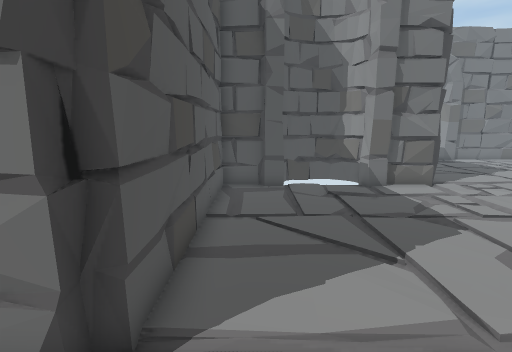
view 1 (above)

17 first-person views from a walk through a Unity game level. The camera is 1.3 m above the floor, tilts 10° down and sees 85° across. The floor is counted in squares, 0.5 m on a side. Each view is taken from the middle of a square. On the plan, view 1 faces up. The plan holds only what a view shows up to about 19 squares ahead; the rest is blank. The place goes on beyond the plan.

view 2
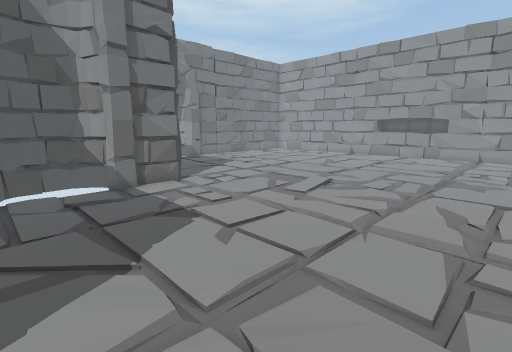

view 3
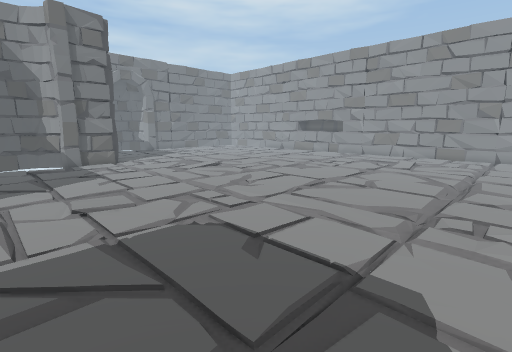

view 4
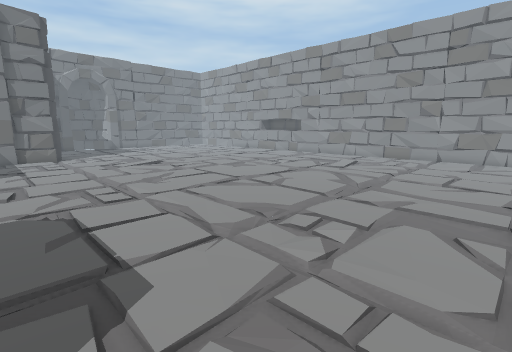

view 5
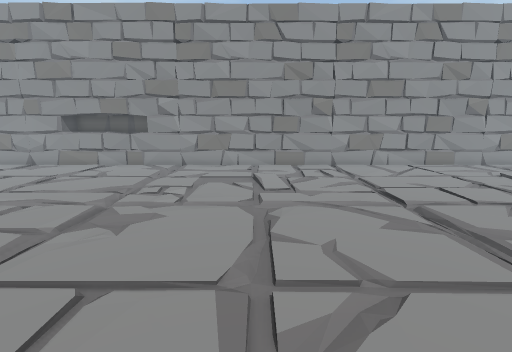

view 6
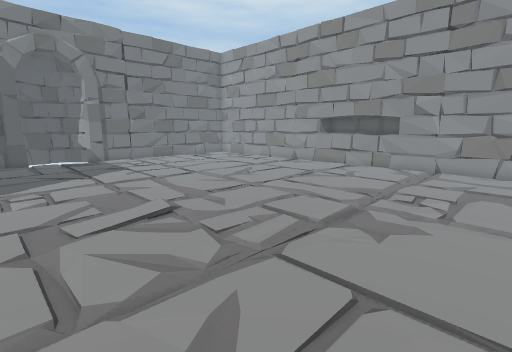

view 7
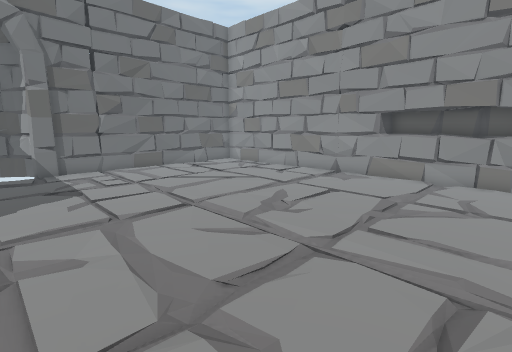

view 8
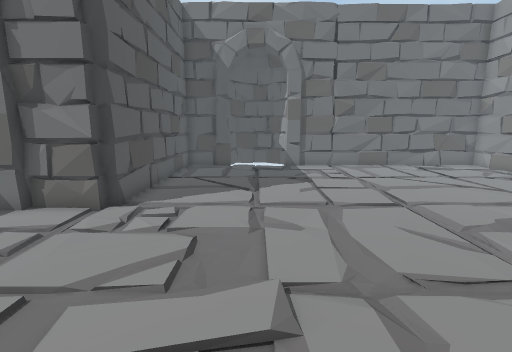

view 9
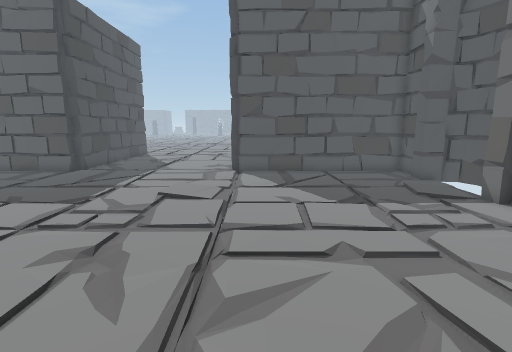

view 10
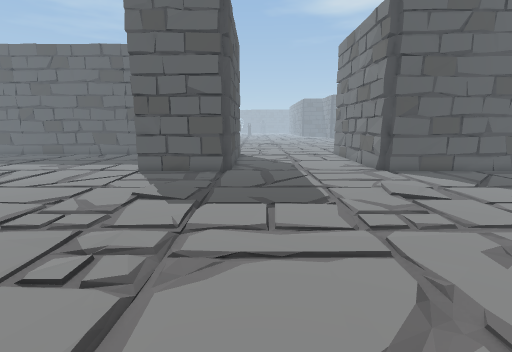

view 11
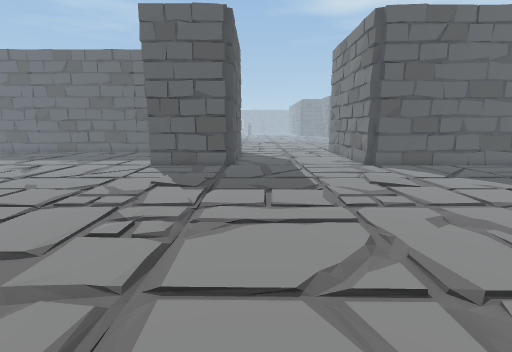

view 12
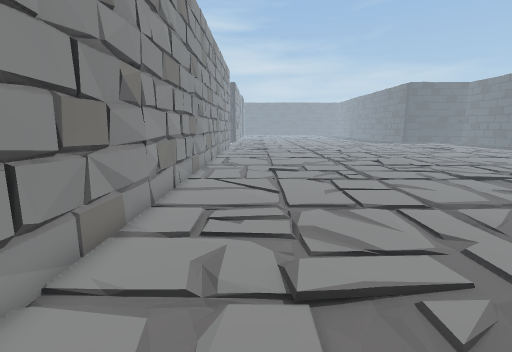

view 13
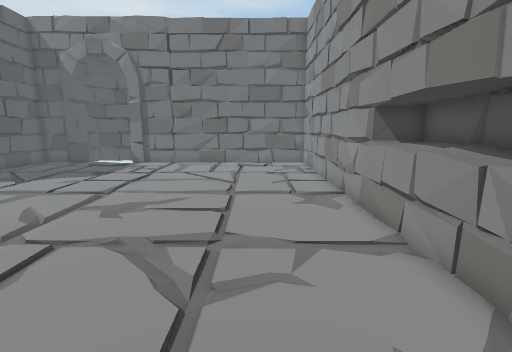

view 14
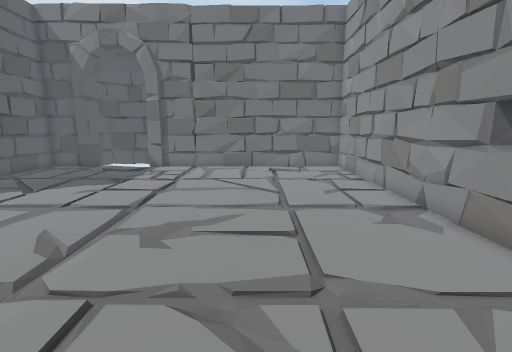

view 15
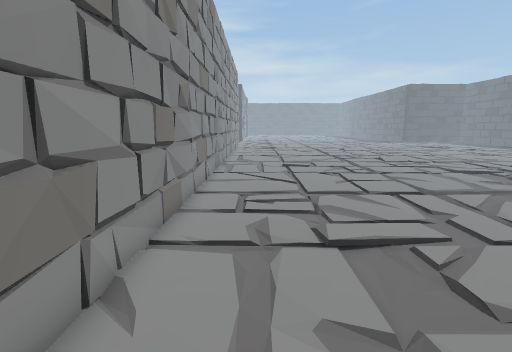

view 16
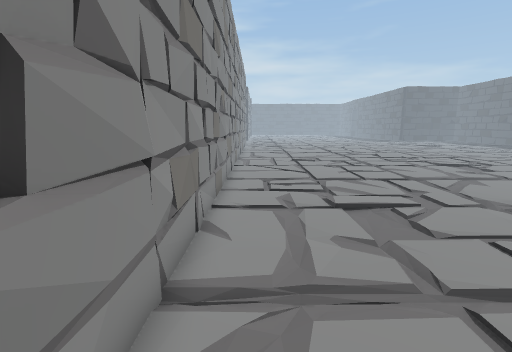

view 17
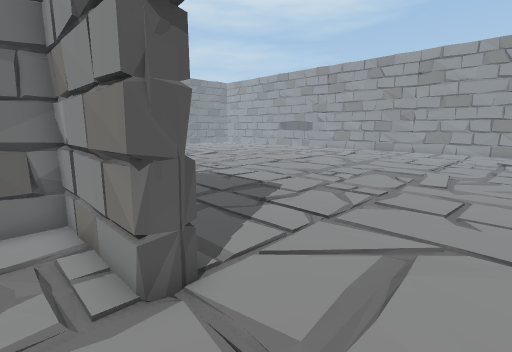

### Floor plan
Key: @ floor where view 1 was taken; # wall or solid block; . floor; = window, fence, low wall or low ledge; ^ raised ledge.
Columns run from 4 left of view 1 to 29 right of it. Each row starts with its distance up from view 1.
 23               ##   ## ##########
 22             ####...###  ..===.. #
 21             #.................. #
 20             #...................#
 19             #=.................=#
 18             ##.................##
 17             #=.................=#
 16             #...................#
 15             #...................#
 14             #...................#
 13   #####  ####...................#
 12   #......##.....................#
 11   #.............................##
 10   #.............................=#
  9   #=...........................=##
  8   ##...........................###
  7   #=...........................=^#
  6   #.............................=#
  5   #............................ ##
  4   # ........................... #
  3 ### ........................... #
  2  ...............................#
  1  ...............................#
  0  ...@...........................#
 -1  ..............................=#
 -2  ..............................##
 -3  ..............................=#
 -4  .............................. #
 -5  .............................. #
 -6  ..............................##
 -7 ### ...........................##
 -8 .###............................#
 -9 .###............................#
-10 .###............................#
-11 .###...........................=#
-12 .###...........................##
-13  ..............................=#
-14  ...............................#
-15  ..............................##
-16 .......................... ....##
-17  ........                     .#

Where each view was taken, in squares from view 1:
view 1: 0 up, 0 right, facing up
view 2: 0 up, 1 right, facing up-right
view 3: 9 down, 1 right, facing up-right
view 4: 12 down, 4 right, facing up-right
view 5: 2 down, 9 right, facing right
view 6: 1 down, 9 right, facing up-right
view 7: 5 up, 13 right, facing up-right
view 8: 4 up, 13 right, facing up
view 9: 4 up, 15 right, facing left
view 10: 5 down, 15 right, facing left
view 11: 5 down, 17 right, facing left
view 12: 2 up, 24 right, facing down
view 13: 2 up, 24 right, facing up
view 14: 4 up, 22 right, facing up
view 15: 4 up, 25 right, facing down
view 16: 7 up, 26 right, facing down
view 17: 16 down, 4 left, facing up-right
